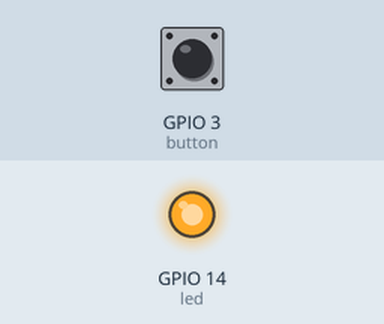
This program was run on a simulated Raspberry Pi (BCM pin numbers). Shown: output pins drawn as LEDs (lit = HIGH). Dashed ring = blinking. Inputs (shaded band) come from the test bench; at power-on: GPIO 3 (button) HIGH. The run ends when the program shuts the computer down; the clock reads 2024-03-15 10:24:30 at power-on unless the program sets it; what the program prints to the terminal is not drawn. At 7.4 s the program puts the board to deep sleep or switches it off; the recording ends there.

Above: at 1.2 s.
1.3 s: GPIO 3 (button) pulled LOW for 1 s
At 1.8 s:
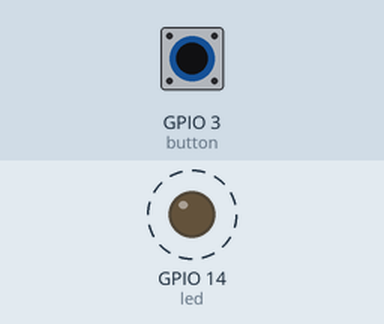
4.3 s: GPIO 3 (button) driven LOW
At 4.75 s:
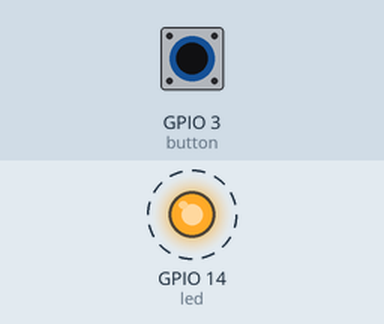
Timing chart, 0 to 7.4 s (numbered marks = the images above; inputs shaded):
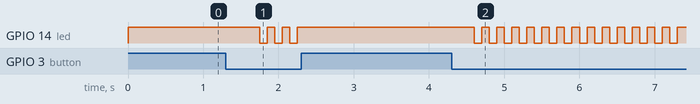

Measured:
- after the input at 1.3 s, GPIO 14 (led): alternates HIGH for 0.10 s and LOW for 0.10 s, 6 changes in all, then stays HIGH, starting after 0.45 s
- after the input at 4.3 s, GPIO 14 (led): alternates HIGH for 0.10 s and LOW for 0.10 s, starting after 0.30 s

The program:

shutdown.py
```python
#!/usr/bin/env python
# https://howchoo.com/g/mwnlytk3zmm/how-to-add-a-power-button-to-your-raspberry-pi
# https://howchoo.com/g/ytzjyzy4m2e/build-a-simple-raspberry-pi-led-power-status-indicator
# https://www.raspberrypi.org/forums/viewtopic.php?f=32&t=133621&p=890444#p890444
import RPi.GPIO as GPIO
import time
import subprocess

# Constants
button = 3
led = 14
hold_delay = 3
debounce_delay = 0.25

# GPIO Setup
GPIO.setwarnings(False)
# GPIO.setmode (GPIO.BOARD)
GPIO.setmode(GPIO.BCM)
# GPIO.setup(button,GPIO.IN,pull_up_down = GPIO.PUD_UP) # Internal Pullup Resistor
GPIO.setup(button ,GPIO.IN)  # Physical External Pullup Resistor
GPIO.setup(led,GPIO.OUT)
GPIO.output(led,GPIO.HIGH)

while True:
   if GPIO.input(button) == GPIO.LOW:
      time.sleep(debounce_delay) # Button Debounce
      start_time = time.time()

      # Loop While Pressed
      while GPIO.input(button) == GPIO.LOW:

         # Check if hold_delay has elapsed
         if time.time() - start_time > hold_delay - debounce_delay:
            # Shutdown
            GPIO.output(14, GPIO.HIGH)
            subprocess.call(['shutdown', '-h', 'now'], shell=False)
         else:
            # Blink LED
            GPIO.output(led,GPIO.LOW)
            time.sleep(0.1)
            GPIO.output(14, GPIO.HIGH)
            time.sleep(0.1)
   else:
      time.sleep(debounce_delay) # debounce
```
